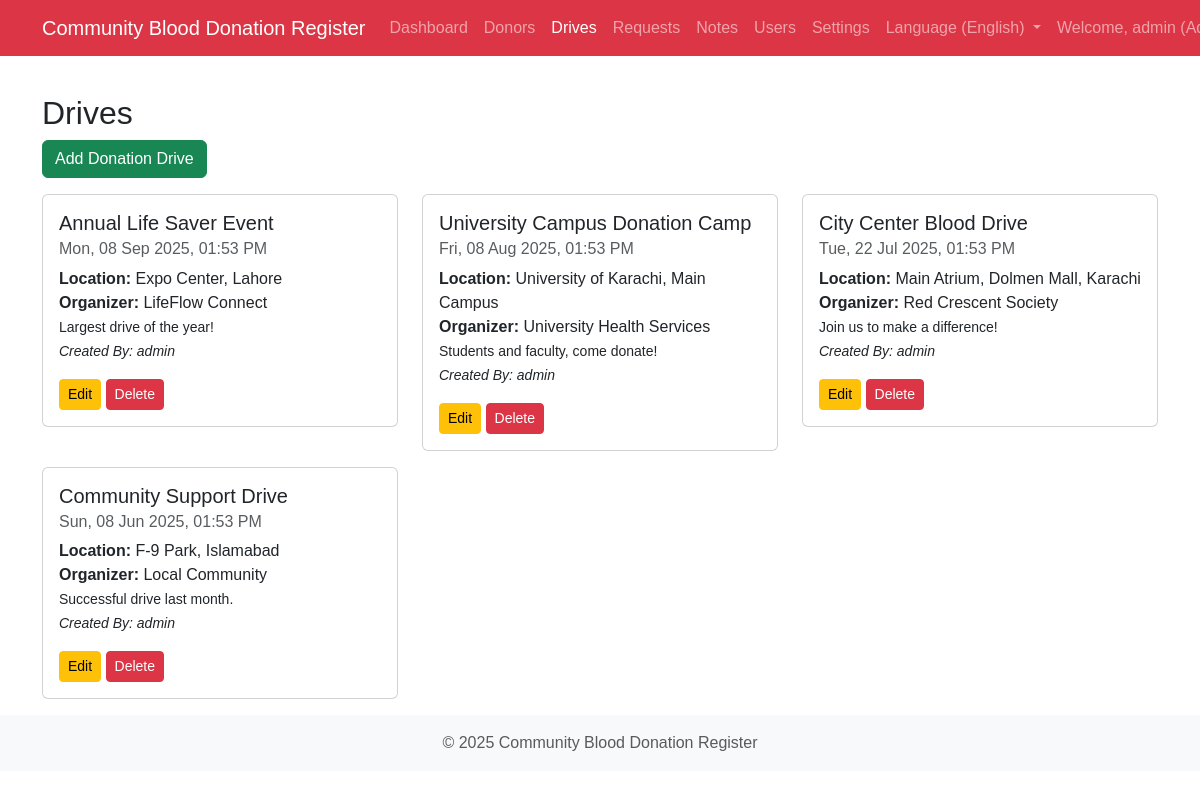
The page /index.php?page=drives&lang=en (signed in) on the database its author committed.
### tables this page shows
CREATE TABLE drives (
            id INTEGER PRIMARY KEY AUTOINCREMENT,
            title TEXT NOT NULL,
            drive_date DATETIME NOT NULL,
            location TEXT NOT NULL,
            location_url TEXT,
            organizer TEXT,
            description TEXT,
            status TEXT DEFAULT 'upcoming' CHECK(status IN ('upcoming', 'completed', 'cancelled')),
            created_by INTEGER NOT NULL,
            created_at DATETIME DEFAULT CURRENT_TIMESTAMP,
            FOREIGN KEY (created_by) REFERENCES users(id) ON DELETE CASCADE
        );

CREATE TABLE users (
            id INTEGER PRIMARY KEY AUTOINCREMENT,
            username TEXT UNIQUE NOT NULL,
            email TEXT UNIQUE NOT NULL,
            password_hash TEXT NOT NULL,
            full_name TEXT NOT NULL,
            contact_number TEXT,
            role TEXT NOT NULL DEFAULT 'donor' CHECK(role IN ('donor', 'admin')),
            approved INTEGER DEFAULT 0, -- 0 for pending, 1 for approved
            first_login INTEGER DEFAULT 1, -- 1 for first login, 0 after password change
            created_at DATETIME DEFAULT CURRENT_TIMESTAMP
        );

### index.php (the view, shortened to what this page needs)
<?php
$current_lang = isset($_SESSION['lang']) ? $_SESSION['lang'] : (isset($_GET['lang']) ? $_GET['lang'] : DEFAULT_LANG);
function t($key) {
    global $LANGUAGES, $current_lang;
    return $LANGUAGES[$current_lang][$key] ?? $LANGUAGES[DEFAULT_LANG][$key] ?? $key;
}
function get_db() {
    static $db = null;
    if ($db === null) {
        try {
            $db = new PDO('sqlite:' . DB_FILE);
            $db->setAttribute(PDO::ATTR_ERRMODE, PDO::ERRMODE_EXCEPTION);
            $db->setAttribute(PDO::ATTR_DEFAULT_FETCH_MODE, PDO::FETCH_ASSOC);
            $db->exec("PRAGMA foreign_keys = ON;");
        } catch (PDOException $e) {
            die("DB Connection Error: " . $e->getMessage());
        }
    }
    return $db;
}
function get_setting($key) {
    $db = get_db();
    $stmt = $db->prepare("SELECT value FROM settings WHERE key = ?");
    $stmt->execute([$key]);
    $result = $stmt->fetchColumn();
    return $result !== false ? $result : null;
}
function is_logged_in() {
    return isset($_SESSION['user_id']);
}
function get_current_user_role() {
    return $_SESSION['role'] ?? 'public';
}
function get_current_username() {
    return $_SESSION['username'] ?? null;
}
function check_permission($action_roles) {
    $user_role = get_current_user_role();
    if ($user_role === 'admin') return true;
}
function sanitize($data) {
    return htmlspecialchars(trim($data), ENT_QUOTES, 'UTF-8');
}
$page = sanitize($_GET['page'] ?? 'dashboard');
$db = get_db();
$site_title_db = get_setting('site_title');
$site_title = $site_title_db ? $site_title_db : SITE_TITLE;
?>
<!DOCTYPE html>
<html lang="<?= $current_lang ?>" dir="<?= ($current_lang == 'ur') ? 'rtl' : 'ltr' ?>">
<head>
    <link href="https://cdn.jsdelivr.net/npm/bootstrap@5.3.0-alpha1/dist/css/bootstrap.min.css" rel="stylesheet">
</head>
<body>
<nav class="navbar navbar-expand-lg navbar-dark bg-danger fixed-top">
    <div class="container">
        <a class="navbar-brand" href="?page=dashboard&lang=<?= $current_lang ?>"><?= sanitize(t($site_title)) ?></a>
        <div class="collapse navbar-collapse" id="navbarNav">
            <ul class="navbar-nav me-auto mb-2 mb-lg-0">
                <?php if (is_logged_in() || check_permission('public')): ?>
                    <li class="nav-item"><a class="nav-link <?= ($page=='dashboard')?'active':'' ?>" href="?page=dashboard&lang=<?= $current_lang ?>"><?= t('dashboard') ?></a></li>
                    <li class="nav-item"><a class="nav-link <?= ($page=='donors')?'active':'' ?>" href="?page=donors&lang=<?= $current_lang ?>"><?= t('donors') ?></a></li>
                    <li class="nav-item"><a class="nav-link <?= ($page=='drives')?'active':'' ?>" href="?page=drives&lang=<?= $current_lang ?>"><?= t('drives') ?></a></li>
                    <li class="nav-item"><a class="nav-link <?= ($page=='requests'||$page=='submit_request')?'active':'' ?>" href="?page=requests&lang=<?= $current_lang ?>"><?= t('requests') ?></a></li>
                <?php endif; ?>
                 <?php if (check_permission(['ulama', 'admin'])): ?>
                     <li class="nav-item"><a class="nav-link <?= ($page=='notes')?'active':'' ?>" href="?page=notes&lang=<?= $current_lang ?>"><?= t('notes') ?></a></li>
                <?php endif; ?>
                <?php if (check_permission(['ulama', 'admin'])): ?>
                    <li class="nav-item"><a class="nav-link <?= ($page=='users')?'active':'' ?>" href="?page=users&lang=<?= $current_lang ?>"><?= t('users') ?></a></li>
                 <?php endif; ?>
                 <?php if (check_permission('admin')): ?>
                    <li class="nav-item"><a class="nav-link <?= ($page=='settings')?'active':'' ?>" href="?page=settings&lang=<?= $current_lang ?>"><?= t('settings') ?></a></li>
                <?php endif; ?>
            </ul>
            <ul class="navbar-nav ms-auto mb-2 mb-lg-0">
                 <li class="nav-item dropdown">
                    <a class="nav-link dropdown-toggle" href="#" id="languageDropdown" role="button" data-bs-toggle="dropdown" aria-expanded="false">
                        <?= t('language') ?> (<?= $current_lang == 'en' ? t('english') : t('urdu') ?>)
                    </a>
                </li>
                <?php if (is_logged_in()): ?>
                     <li class="nav-item dropdown">
                         <a class="nav-link dropdown-toggle" href="#" id="userDropdown" role="button" data-bs-toggle="dropdown" aria-expanded="false">
                             <?= t('welcome') ?>, <?= sanitize(get_current_username()) ?> (<?= t(get_current_user_role()) ?>)
                         </a>
                     </li>
                <?php endif; ?>
            </ul>
        </div>
    </div>
</nav>
<div class="container mt-4">
    <?php
    switch ($page) {
            ?>
            <?php
        case 'drives':
            $can_manage = check_permission(['ulama', 'admin']);
             $sql = "SELECT d.*, u.username as creator_username FROM drives d LEFT JOIN users u ON d.created_by = u.id ORDER BY d.drive_date DESC";
             $stmt = $db->query($sql);
             $drives = $stmt->fetchAll();
            ?>
            <h2><?= t('drives') ?></h2>
             <?php if ($can_manage): ?>
             <a href="?page=add_drive&lang=<?= $current_lang ?>" class="btn btn-success mb-3"><?= t('add_drive') ?></a>
             <?php endif; ?>
             <div class="row">
                 <?php if ($drives): ?>
                     <?php foreach ($drives as $drive): ?>
                     <div class="col-md-6 col-lg-4">
                         <div class="card">
                             <div class="card-body">
                                 <h5 class="card-title"><?= sanitize($drive['title']) ?></h5>
                                 <h6 class="card-subtitle mb-2 text-muted"><?= date('D, d M Y, h:i A', strtotime($drive['drive_date'])) ?></h6>
                                 <p class="card-text"><strong><?= t('location') ?>:</strong> <?= sanitize($drive['location']) ?><br>
                                     <?php if($drive['organizer']): ?><strong><?= t('organizer') ?>:</strong> <?= sanitize($drive['organizer']) ?><br><?php endif; ?>
                                     <?php if($drive['description']): ?><small><?= nl2br(sanitize($drive['description'])) ?></small><br><?php endif; ?>
                                     <?php if($drive['creator_username']): ?><small><em><?= t('created_by') ?>: <?= sanitize($drive['creator_username']) ?></em></small><?php endif; ?>
                                 </p>
                                  <?php if ($can_manage): ?>
                                      <a href="?page=edit_drive&id=<?= $drive['id'] ?>&lang=<?= $current_lang ?>" class="btn btn-sm btn-warning"><?= t('edit') ?></a>
                                      <form method="post" action="" style="display:inline;" onsubmit="return confirm('<?= t('confirm_delete') ?>');">
                                         <button type="submit" class="btn btn-sm btn-danger"><?= t('delete') ?></button>
                                      </form>
                                 <?php endif; ?>
                             </div>
                         </div>
                     </div>
                     <?php endforeach; ?>
                 <?php else: ?>
                     <p><?= t('no_records') ?></p>
                 <?php endif; ?>
             </div>
            <?php
            break;
            ?>
            <?php
    }
    ?>
</div>
<footer class="footer mt-auto py-3 bg-light">
    <div class="container text-center">
        <span class="text-muted">&copy; <?= date('Y') ?> <?= sanitize(t($site_title)) ?></span>
    </div>
</footer>
</body>
</html>

### index.php (style rules this page uses)
body { font-family: sans-serif; }
.card { margin-bottom:1rem; }
body { padding-top: 70px; }

### rows shown on the page
drives: title "Annual Life Saver Event", drive_date "Mon, 08 Sep 2025, 01:53 PM", location "Expo Center, Lahore", organizer "LifeFlow Connect", description "Largest drive of the year!", created_by.username "admin"
drives: title "University Campus Donation Camp", drive_date "Fri, 08 Aug 2025, 01:53 PM", location "University of Karachi, Main Campus", organizer "University Health Services", description "Students and faculty, come donate!", created_by.username "admin"
drives: title "City Center Blood Drive", drive_date "Tue, 22 Jul 2025, 01:53 PM", location "Main Atrium, Dolmen Mall, Karachi", organizer "Red Crescent Society", description "Join us to make a difference!", created_by.username "admin"
drives: title "Community Support Drive", drive_date "Sun, 08 Jun 2025, 01:53 PM", location "F-9 Park, Islamabad", organizer "Local Community", description "Successful drive last month.", created_by.username "admin"

### other values the page prints
t($site_title) "Community Blood Donation Register"
t('dashboard') "Dashboard"
t('donors') "Donors"
t('drives') "Drives"
t('requests') "Requests"
t('notes') "Notes"
t('users') "Users"
t('settings') "Settings"
t('language') "Language"
t('english') "English"
t('welcome') "Welcome"
get_current_username() "admin"
t('add_drive') "Add Donation Drive"
